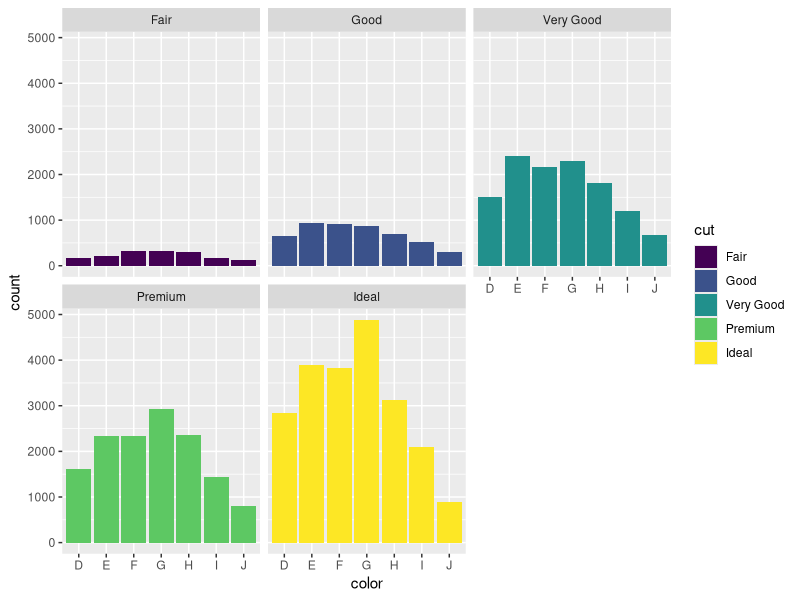

Recreate this plot in R.
#Facet Functions with Diamond Dataset

library(ggplot2)
library(palmerpenguins)

ggplot(data=diamonds) + geom_bar(mapping=aes(x=color,fill=cut))+ facet_wrap(~cut)